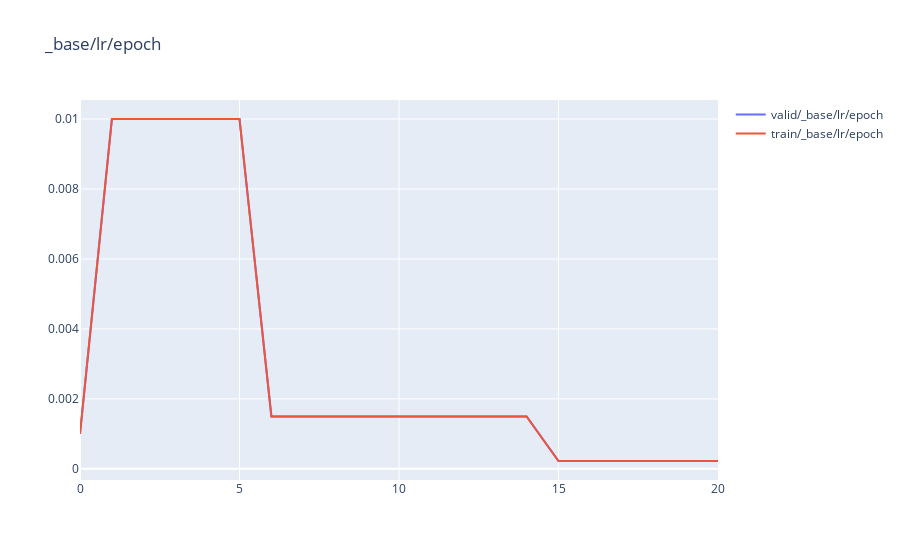
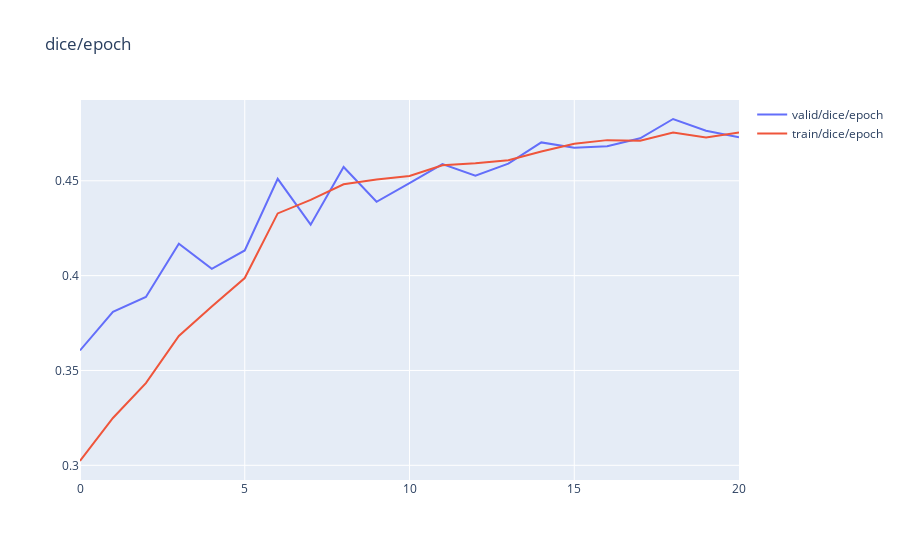
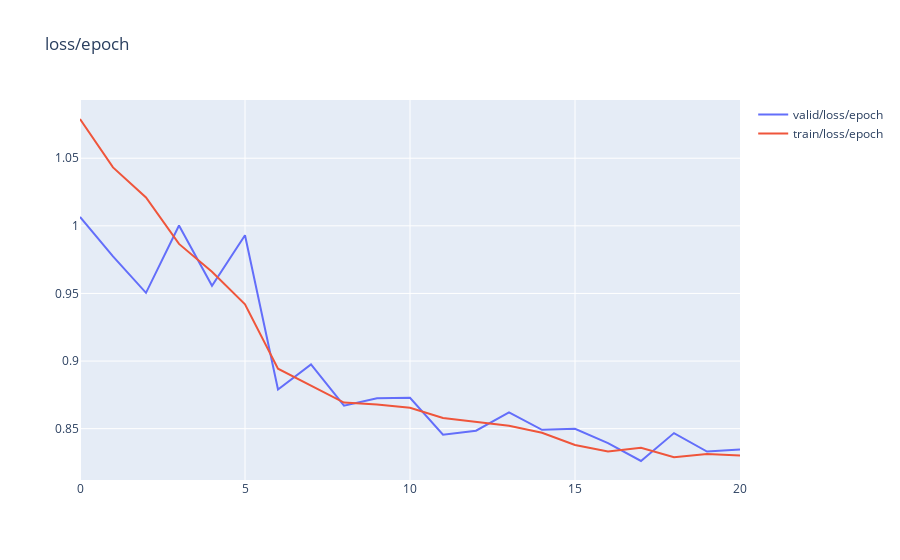

Notebook source saved alongside these figures, in order:
### Code cell
utils.plot_metrics(
    logdir=logdir, 
    # specify which metrics we want to plot
    metrics=["loss", "dice", 'lr', '_base/lr']
)

### Figure 1 — Plotly figure (JSON) as saved in the notebook; plotly's stock layout.template omitted (floating-point values rounded to 4 significant figures)
{"data": [{"name": "valid/_base/lr/epoch", "type": "scatter", "x": [0, 1, 2, 3, 4, 5, 6, 7, 8, 9, 10, 11, 12, 13, 14, 15, 16, 17, 18, 19, 20], "y": [0.001, 0.01, 0.01, 0.01, 0.01, 0.01, 0.0015, 0.0015, 0.0015, 0.0015, 0.0015, 0.0015, 0.0015, 0.0015, 0.0015, 0.000225, 0.000225, 0.000225, 0.000225, 0.000225, 0.000225]}, {"name": "train/_base/lr/epoch", "type": "scatter", "x": [0, 1, 2, 3, 4, 5, 6, 7, 8, 9, 10, 11, 12, 13, 14, 15, 16, 17, 18, 19, 20], "y": [0.001, 0.01, 0.01, 0.01, 0.01, 0.01, 0.0015, 0.0015, 0.0015, 0.0015, 0.0015, 0.0015, 0.0015, 0.0015, 0.0015, 0.000225, 0.000225, 0.000225, 0.000225, 0.000225, 0.000225]}], "layout": {"title": {"text": "_base/lr/epoch"}, "yaxis": {"hoverformat": ".5f"}}}

### Figure 2 — Plotly figure (JSON) as saved in the notebook; plotly's stock layout.template omitted (floating-point values rounded to 4 significant figures)
{"data": [{"name": "valid/dice/epoch", "type": "scatter", "x": [0, 1, 2, 3, 4, 5, 6, 7, 8, 9, 10, 11, 12, 13, 14, 15, 16, 17, 18, 19, 20], "y": [0.3606, 0.3809, 0.3888, 0.4169, 0.4036, 0.4133, 0.451, 0.4269, 0.4573, 0.439, 0.4488, 0.4588, 0.4526, 0.4591, 0.4702, 0.4674, 0.4682, 0.4724, 0.4826, 0.4764, 0.4729]}, {"name": "train/dice/epoch", "type": "scatter", "x": [0, 1, 2, 3, 4, 5, 6, 7, 8, 9, 10, 11, 12, 13, 14, 15, 16, 17, 18, 19, 20], "y": [0.3023, 0.325, 0.3434, 0.3682, 0.3838, 0.3988, 0.4328, 0.4399, 0.4482, 0.4507, 0.4525, 0.4581, 0.4593, 0.4609, 0.4655, 0.4695, 0.4714, 0.4712, 0.4754, 0.4728, 0.4754]}], "layout": {"title": {"text": "dice/epoch"}, "yaxis": {"hoverformat": ".5f"}}}

### Figure 3 — Plotly figure (JSON) as saved in the notebook; plotly's stock layout.template omitted (floating-point values rounded to 4 significant figures)
{"data": [{"name": "valid/loss/epoch", "type": "scatter", "x": [0, 1, 2, 3, 4, 5, 6, 7, 8, 9, 10, 11, 12, 13, 14, 15, 16, 17, 18, 19, 20], "y": [1.007, 0.9774, 0.9505, 1.0, 0.9556, 0.993, 0.8789, 0.8975, 0.867, 0.8725, 0.8729, 0.8455, 0.8485, 0.8621, 0.8491, 0.8499, 0.8393, 0.8261, 0.8467, 0.8331, 0.8346]}, {"name": "train/loss/epoch", "type": "scatter", "x": [0, 1, 2, 3, 4, 5, 6, 7, 8, 9, 10, 11, 12, 13, 14, 15, 16, 17, 18, 19, 20], "y": [1.079, 1.043, 1.021, 0.9866, 0.966, 0.942, 0.8943, 0.882, 0.8693, 0.8679, 0.8655, 0.8579, 0.8548, 0.8522, 0.847, 0.8379, 0.8331, 0.8358, 0.8288, 0.8312, 0.8302]}], "layout": {"title": {"text": "loss/epoch"}, "yaxis": {"hoverformat": ".5f"}}}
